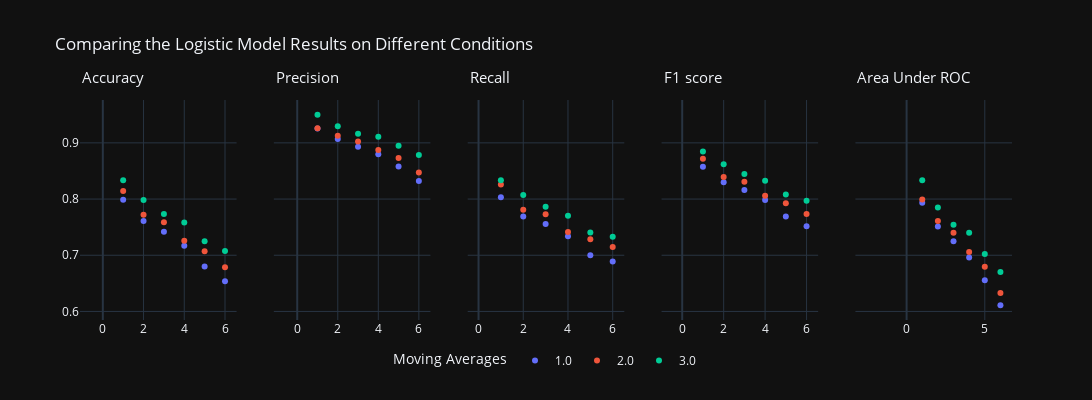
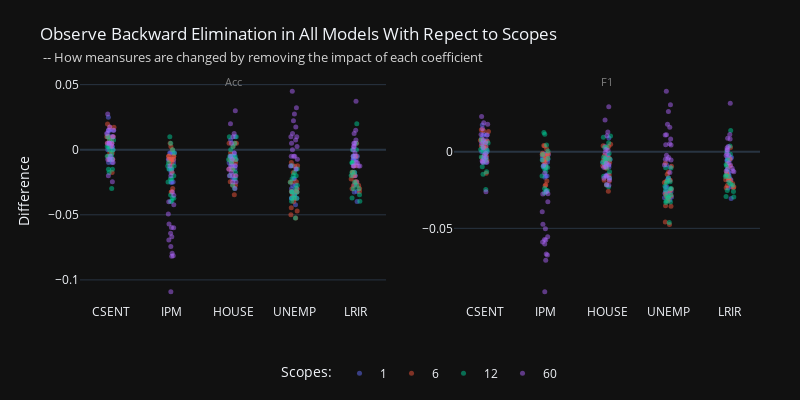
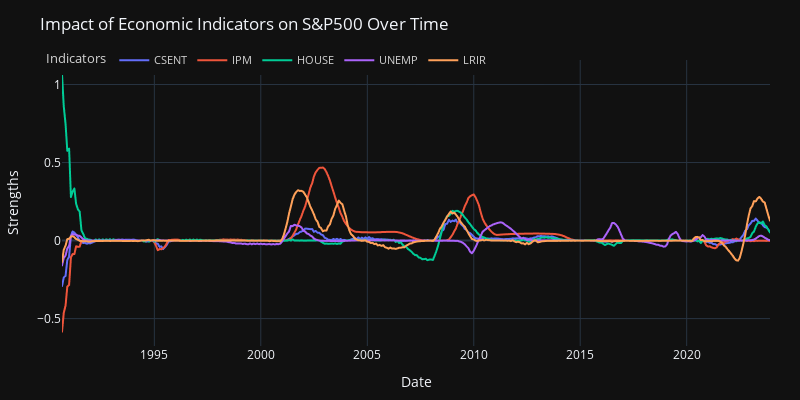

Notebook code for these charts, in order:
### Markdown cell above
### Logistic Regression

### Code cell
# comparing model performance & backward elimination test
fig2_1, fig2_2, fig2_3 = PA.model_learning([1, 6, 12, 60], model='LogR')

horizon_plots(fig2_1, 'Logistic Model', shared_yaxes=True).show()
fig2_2.show()
fig2_3.show()

### Figure 1 — Plotly figure (JSON) as saved in the notebook; plotly's stock layout.template omitted (floating-point values rounded to 4 significant figures)
{"data": [{"hovertemplate": "MA=1.0<br>FP=%{x}<br>ACC=%{y}<extra></extra>", "legendgroup": "1.0", "marker": {"color": "#636efa", "symbol": "circle"}, "mode": "markers", "name": "1.0", "orientation": "v", "showlegend": true, "type": "scatter", "x": [1, 2, 3, 4, 5, 6], "xaxis": "x", "y": [0.7988, 0.7611, 0.7419, 0.717, 0.6802, 0.6538], "yaxis": "y"}, {"hovertemplate": "MA=2.0<br>FP=%{x}<br>ACC=%{y}<extra></extra>", "legendgroup": "2.0", "marker": {"color": "#EF553B", "symbol": "circle"}, "mode": "markers", "name": "2.0", "orientation": "v", "showlegend": true, "type": "scatter", "x": [1, 2, 3, 4, 5, 6], "xaxis": "x", "y": [0.8142, 0.7723, 0.7587, 0.7257, 0.707, 0.6787], "yaxis": "y"}, {"hovertemplate": "MA=3.0<br>FP=%{x}<br>ACC=%{y}<extra></extra>", "legendgroup": "3.0", "marker": {"color": "#00cc96", "symbol": "circle"}, "mode": "markers", "name": "3.0", "orientation": "v", "showlegend": true, "type": "scatter", "x": [1, 2, 3, 4, 5, 6], "xaxis": "x", "y": [0.8333, 0.7983, 0.7736, 0.7581, 0.7251, 0.7075], "yaxis": "y"}, {"hovertemplate": "MA=1.0<br>FP=%{x}<br>PRE=%{y}<extra></extra>", "legendgroup": "1.0", "marker": {"color": "#636efa", "symbol": "circle"}, "mode": "markers", "name": "1.0", "orientation": "v", "showlegend": false, "type": "scatter", "x": [1, 2, 3, 4, 5, 6], "xaxis": "x2", "y": [0.9258, 0.9069, 0.8929, 0.8796, 0.858, 0.832], "yaxis": "y2"}, {"hovertemplate": "MA=2.0<br>FP=%{x}<br>PRE=%{y}<extra></extra>", "legendgroup": "2.0", "marker": {"color": "#EF553B", "symbol": "circle"}, "mode": "markers", "name": "2.0", "orientation": "v", "showlegend": false, "type": "scatter", "x": [1, 2, 3, 4, 5, 6], "xaxis": "x2", "y": [0.9259, 0.9126, 0.9023, 0.8871, 0.8729, 0.8473], "yaxis": "y2"}, {"hovertemplate": "MA=3.0<br>FP=%{x}<br>PRE=%{y}<extra></extra>", "legendgroup": "3.0", "marker": {"color": "#00cc96", "symbol": "circle"}, "mode": "markers", "name": "3.0", "orientation": "v", "showlegend": false, "type": "scatter", "x": [1, 2, 3, 4, 5, 6], "xaxis": "x2", "y": [0.95, 0.9294, 0.9162, 0.9109, 0.8949, 0.8782], "yaxis": "y2"}, {"hovertemplate": "MA=1.0<br>FP=%{x}<br>REC=%{y}<extra></extra>", "legendgroup": "1.0", "marker": {"color": "#636efa", "symbol": "circle"}, "mode": "markers", "name": "1.0", "orientation": "v", "showlegend": false, "type": "scatter", "x": [1, 2, 3, 4, 5, 6], "xaxis": "x3", "y": [0.8032, 0.7691, 0.7556, 0.734, 0.7002, 0.6887], "yaxis": "y3"}, {"hovertemplate": "MA=2.0<br>FP=%{x}<br>REC=%{y}<extra></extra>", "legendgroup": "2.0", "marker": {"color": "#EF553B", "symbol": "circle"}, "mode": "markers", "name": "2.0", "orientation": "v", "showlegend": false, "type": "scatter", "x": [1, 2, 3, 4, 5, 6], "xaxis": "x3", "y": [0.8257, 0.7809, 0.773, 0.7412, 0.7284, 0.7147], "yaxis": "y3"}, {"hovertemplate": "MA=3.0<br>FP=%{x}<br>REC=%{y}<extra></extra>", "legendgroup": "3.0", "marker": {"color": "#00cc96", "symbol": "circle"}, "mode": "markers", "name": "3.0", "orientation": "v", "showlegend": false, "type": "scatter", "x": [1, 2, 3, 4, 5, 6], "xaxis": "x3", "y": [0.8333, 0.8073, 0.7865, 0.7702, 0.7406, 0.7328], "yaxis": "y3"}, {"hovertemplate": "MA=1.0<br>FP=%{x}<br>F1=%{y}<extra></extra>", "legendgroup": "1.0", "marker": {"color": "#636efa", "symbol": "circle"}, "mode": "markers", "name": "1.0", "orientation": "v", "showlegend": false, "type": "scatter", "x": [1, 2, 3, 4, 5, 6], "xaxis": "x4", "y": [0.8577, 0.8299, 0.8163, 0.7984, 0.7687, 0.7514], "yaxis": "y4"}, {"hovertemplate": "MA=2.0<br>FP=%{x}<br>F1=%{y}<extra></extra>", "legendgroup": "2.0", "marker": {"color": "#EF553B", "symbol": "circle"}, "mode": "markers", "name": "2.0", "orientation": "v", "showlegend": false, "type": "scatter", "x": [1, 2, 3, 4, 5, 6], "xaxis": "x4", "y": [0.8716, 0.8393, 0.8308, 0.806, 0.7925, 0.7735], "yaxis": "y4"}, {"hovertemplate": "MA=3.0<br>FP=%{x}<br>F1=%{y}<extra></extra>", "legendgroup": "3.0", "marker": {"color": "#00cc96", "symbol": "circle"}, "mode": "markers", "name": "3.0", "orientation": "v", "showlegend": false, "type": "scatter", "x": [1, 2, 3, 4, 5, 6], "xaxis": "x4", "y": [0.8847, 0.8619, 0.8444, 0.8324, 0.8079, 0.7968], "yaxis": "y4"}, {"hovertemplate": "MA=1.0<br>FP=%{x}<br>AUC=%{y}<extra></extra>", "legendgroup": "1.0", "marker": {"color": "#636efa", "symbol": "circle"}, "mode": "markers", "name": "1.0", "orientation": "v", "showlegend": false, "type": "scatter", "x": [1, 2, 3, 4, 5, 6], "xaxis": "x5", "y": [0.7933, 0.7512, 0.725, 0.6962, 0.6556, 0.611], "yaxis": "y5"}, {"hovertemplate": "MA=2.0<br>FP=%{x}<br>AUC=%{y}<extra></extra>", "legendgroup": "2.0", "marker": {"color": "#EF553B", "symbol": "circle"}, "mode": "markers", "name": "2.0", "orientation": "v", "showlegend": false, "type": "scatter", "x": [1, 2, 3, 4, 5, 6], "xaxis": "x5", "y": [0.7992, 0.7612, 0.7402, 0.7058, 0.6796, 0.6329], "yaxis": "y5"}, {"hovertemplate": "MA=3.0<br>FP=%{x}<br>AUC=%{y}<extra></extra>", "legendgroup": "3.0", "marker": {"color": "#00cc96", "symbol": "circle"}, "mode": "markers", "name": "3.0", "orientation": "v", "showlegend": false, "type": "scatter", "x": [1, 2, 3, 4, 5, 6], "xaxis": "x5", "y": [0.8333, 0.7848, 0.7544, 0.7401, 0.7021, 0.6704], "yaxis": "y5"}], "layout": {"annotations": [{"font": {"size": 15}, "showarrow": false, "text": "Accuracy", "x": 0.5, "xanchor": "center", "xref": "x", "y": 1.05, "yanchor": "bottom", "yref": "paper"}, {"font": {"size": 15}, "showarrow": false, "text": "Precision", "x": 0.5, "xanchor": "center", "xref": "x2", "y": 1.05, "yanchor": "bottom", "yref": "paper"}, {"font": {"size": 15}, "showarrow": false, "text": "Recall", "x": 0.5, "xanchor": "center", "xref": "x3", "y": 1.05, "yanchor": "bottom", "yref": "paper"}, {"font": {"size": 15}, "showarrow": false, "text": "F1 score", "x": 0.5, "xanchor": "center", "xref": "x4", "y": 1.05, "yanchor": "bottom", "yref": "paper"}, {"font": {"size": 15}, "showarrow": false, "text": "Area Under ROC", "x": 0.5, "xanchor": "center", "xref": "x5", "y": 1.05, "yanchor": "bottom", "yref": "paper"}], "height": 400, "legend": {"orientation": "h", "title": {"text": "Moving Averages"}, "x": 0.5, "xanchor": "center", "y": -0.25, "yanchor": "bottom"}, "title": {"text": "Comparing the Logistic Model Results on Different Conditions"}, "width": 1550, "xaxis": {"anchor": "y", "domain": [0, 0.168]}, "xaxis2": {"anchor": "y2", "domain": [0.208, 0.376]}, "xaxis3": {"anchor": "y3", "domain": [0.416, 0.584]}, "xaxis4": {"anchor": "y4", "domain": [0.624, 0.792]}, "xaxis5": {"anchor": "y5", "domain": [0.832, 1]}, "yaxis": {"anchor": "x", "domain": [0, 1]}, "yaxis2": {"anchor": "x2", "domain": [0, 1], "matches": "y", "showticklabels": false}, "yaxis3": {"anchor": "x3", "domain": [0, 1], "matches": "y", "showticklabels": false}, "yaxis4": {"anchor": "x4", "domain": [0, 1], "matches": "y", "showticklabels": false}, "yaxis5": {"anchor": "x5", "domain": [0, 1], "matches": "y", "showticklabels": false}}}

### Figure 2 — Plotly figure (JSON) as saved in the notebook; plotly's stock layout.template omitted (floating-point values rounded to 4 significant figures)
{"data": [{"alignmentgroup": "True", "boxpoints": "all", "fillcolor": "rgba(255,255,255,0)", "hoveron": "points", "hovertemplate": "sc=1<br>theta=%{x}<br>diff=%{y}<extra></extra>", "legendgroup": "1", "line": {"color": "rgba(255,255,255,0)"}, "marker": {"color": "#636efa", "opacity": 0.5, "size": 5}, "name": "1", "offsetgroup": "1", "orientation": "v", "pointpos": 0, "showlegend": true, "type": "box", "x": ["CSENT", "IPM", "HOUSE", "UNEMP", "LRIR", "CSENT", "IPM", "HOUSE", "UNEMP", "LRIR", "CSENT", "IPM", "HOUSE", "UNEMP", "LRIR", "CSENT", "IPM", "HOUSE", "UNEMP", "LRIR", "CSENT", "IPM", "HOUSE", "UNEMP", "LRIR", "CSENT", "IPM", "HOUSE", "UNEMP", "LRIR", "CSENT", "IPM", "HOUSE", "UNEMP", "LRIR", "CSENT", "IPM", "HOUSE", "UNEMP", "LRIR", "CSENT", "IPM", "HOUSE", "UNEMP", "LRIR", "CSENT", "IPM", "HOUSE", "UNEMP", "LRIR", "CSENT", "IPM", "HOUSE", "UNEMP", "LRIR", "CSENT", "IPM", "HOUSE", "UNEMP", "LRIR", "CSENT", "IPM", "HOUSE", "UNEMP", "LRIR", "CSENT", "IPM", "HOUSE", "UNEMP", "LRIR", "CSENT", "IPM", "HOUSE", "UNEMP", "LRIR", "CSENT", "IPM", "HOUSE", "UNEMP", "LRIR", "CSENT", "IPM", "HOUSE", "UNEMP", "LRIR", "CSENT", "IPM", "HOUSE", "UNEMP", "LRIR"], "x0": " ", "xaxis": "x", "y": [-0.009877, -0.002469, -0.007407, -0.0321, -0.0321, 0.00495, -0.007426, -0.00495, -0.02228, -0.007426, 0.009926, -0.002481, -0.009926, -0.02233, -0.01737, 0.01493, -0.01493, -0.01244, -0.03731, -0.004975, 0.02494, -0.007481, -0.004988, -0.02993, -0.01995, 0.01, -0.0175, 0.0075, -0.0275, -0.005, 0, -0.007407, -0.01481, -0.02716, -0.02716, 0.01238, -0.002475, -0.002475, -0.03218, -0.02475, 0, -0.009926, -0.01241, -0.03474, -0.007444, 0.01493, -0.007463, -0.00995, -0.03731, -0.0398, 0.002494, -0.01496, 0.009975, -0.03242, -0.004988, 0.01, -0.0175, -0.005, -0.03, -0.02, -0.009877, -0.01481, -0.01235, -0.01481, -0.007407, 0.009901, -0.002475, -0.007426, -0.01238, -0.0198, 0.004963, -0.007444, -0.009926, -0.03722, -0.01985, 0.002488, -0.02488, -0.02239, -0.04229, -0.02488, 0.002494, -0.02494, -0.02244, -0.03491, -0.03242, 0.015, -0.025, -0.005, -0.0325, -0.0075], "y0": " ", "yaxis": "y"}, {"alignmentgroup": "True", "boxpoints": "all", "fillcolor": "rgba(255,255,255,0)", "hoveron": "points", "hovertemplate": "sc=1<br>theta=%{x}<br>diff=%{y}<extra></extra>", "legendgroup": "1", "line": {"color": "rgba(255,255,255,0)"}, "marker": {"color": "#636efa", "opacity": 0.5, "size": 5}, "name": "1", "offsetgroup": "1", "orientation": "v", "pointpos": 0, "showlegend": false, "type": "box", "x": ["CSENT", "IPM", "HOUSE", "UNEMP", "LRIR", "CSENT", "IPM", "HOUSE", "UNEMP", "LRIR", "CSENT", "IPM", "HOUSE", "UNEMP", "LRIR", "CSENT", "IPM", "HOUSE", "UNEMP", "LRIR", "CSENT", "IPM", "HOUSE", "UNEMP", "LRIR", "CSENT", "IPM", "HOUSE", "UNEMP", "LRIR", "CSENT", "IPM", "HOUSE", "UNEMP", "LRIR", "CSENT", "IPM", "HOUSE", "UNEMP", "LRIR", "CSENT", "IPM", "HOUSE", "UNEMP", "LRIR", "CSENT", "IPM", "HOUSE", "UNEMP", "LRIR", "CSENT", "IPM", "HOUSE", "UNEMP", "LRIR", "CSENT", "IPM", "HOUSE", "UNEMP", "LRIR", "CSENT", "IPM", "HOUSE", "UNEMP", "LRIR", "CSENT", "IPM", "HOUSE", "UNEMP", "LRIR", "CSENT", "IPM", "HOUSE", "UNEMP", "LRIR", "CSENT", "IPM", "HOUSE", "UNEMP", "LRIR", "CSENT", "IPM", "HOUSE", "UNEMP", "LRIR", "CSENT", "IPM", "HOUSE", "UNEMP", "LRIR"], "x0": " ", "xaxis": "x2", "y": [-0.006847, -0.001704, -0.005127, -0.02285, -0.02285, 0.003542, -0.005356, -0.00388, -0.01695, -0.005678, 0.007293, -0.001838, -0.007789, -0.01808, -0.01342, 0.01137, -0.009036, -0.008123, -0.03004, -0.00384, 0.01751, -0.003289, -0.003824, -0.02447, -0.01599, 0.006689, -0.01019, 0.003621, -0.02595, -0.003928, 0, -0.004967, -0.009982, -0.01863, -0.01845, 0.008675, -0.001752, -0.002021, -0.02323, -0.01778, 0, -0.006872, -0.008686, -0.02612, -0.005753, 0.01104, -0.005172, -0.007045, -0.02962, -0.03053, 0.002371, -0.008482, 0.008907, -0.02706, -0.003824, 0.006612, -0.01022, -0.003306, -0.02516, -0.0149, -0.006484, -0.009756, -0.008117, -0.009899, -0.005111, 0.006747, -0.0017, -0.005117, -0.008555, -0.01375, 0.00347, -0.005246, -0.007006, -0.02675, -0.0141, 0.0018, -0.01667, -0.01524, -0.03153, -0.01833, 0.001815, -0.01576, -0.01525, -0.02703, -0.02366, 0.0106, -0.01582, -0.004633, -0.02676, -0.006048], "y0": " ", "yaxis": "y2"}, {"alignmentgroup": "True", "boxpoints": "all", "fillcolor": "rgba(255,255,255,0)", "hoveron": "points", "hovertemplate": "sc=6<br>theta=%{x}<br>diff=%{y}<extra></extra>", "legendgroup": "6", "line": {"color": "rgba(255,255,255,0)"}, "marker": {"color": "#EF553B", "opacity": 0.5, "size": 5}, "name": "6", "offsetgroup": "6", "orientation": "v", "pointpos": 0, "showlegend": true, "type": "box", "x": ["CSENT", "IPM", "HOUSE", "UNEMP", "LRIR", "CSENT", "IPM", "HOUSE", "UNEMP", "LRIR", "CSENT", "IPM", "HOUSE", "UNEMP", "LRIR", "CSENT", "IPM", "HOUSE", "UNEMP", "LRIR", "CSENT", "IPM", "HOUSE", "UNEMP", "LRIR", "CSENT", "IPM", "HOUSE", "UNEMP", "LRIR", "CSENT", "IPM", "HOUSE", "UNEMP", "LRIR", "CSENT", "IPM", "HOUSE", "UNEMP", "LRIR", "CSENT", "IPM", "HOUSE", "UNEMP", "LRIR", "CSENT", "IPM", "HOUSE", "UNEMP", "LRIR", "CSENT", "IPM", "HOUSE", "UNEMP", "LRIR", "CSENT", "IPM", "HOUSE", "UNEMP", "LRIR", "CSENT", "IPM", "HOUSE", "UNEMP", "LRIR", "CSENT", "IPM", "HOUSE", "UNEMP", "LRIR", "CSENT", "IPM", "HOUSE", "UNEMP", "LRIR", "CSENT", "IPM", "HOUSE", "UNEMP", "LRIR", "CSENT", "IPM", "HOUSE", "UNEMP", "LRIR", "CSENT", "IPM", "HOUSE", "UNEMP", "LRIR"], "x0": " ", "xaxis": "x", "y": [0.004938, 0.004938, -0.02469, -0.0321, -0.02469, 0.01733, -0.009901, -0.02723, -0.04455, -0.01238, 0.007444, -0.004963, -0.01489, -0.0397, -0.01985, -0.002488, -0.01244, -0.007463, -0.01244, -0.00995, 0.007481, 0, -0.01496, -0.05237, -0.02743, -0.0175, -0.0325, 0.005, -0.03, -0.02, -0.007407, 0.002469, -0.01975, -0.02469, -0.01235, 0.0198, -0.007426, -0.03465, -0.009901, -0.0297, 0.002481, -0.009926, 0.002481, -0.02481, -0.004963, 0.00995, -0.01741, -0.00995, -0.03483, -0.02736, -0.004988, -0.007481, -0.007481, -0.01746, -0.02244, 0.01, -0.005, -0.0075, -0.05, -0.0175, 0.004938, -0.004938, -0.009877, -0.01235, -0.02469, 0.009901, -0.00495, -0.01485, -0.03218, -0.03218, 0.004963, -0.03226, -0.002481, -0.04715, -0.01737, -0.007463, -0.02985, -0.02736, -0.02488, -0.01741, 0.01746, -0.007481, 0.004988, -0.03741, 0.004988, -0.0025, -0.0075, 0.005, -0.0325, -0.03], "y0": " ", "yaxis": "y"}, {"alignmentgroup": "True", "boxpoints": "all", "fillcolor": "rgba(255,255,255,0)", "hoveron": "points", "hovertemplate": "sc=6<br>theta=%{x}<br>diff=%{y}<extra></extra>", "legendgroup": "6", "line": {"color": "rgba(255,255,255,0)"}, "marker": {"color": "#EF553B", "opacity": 0.5, "size": 5}, "name": "6", "offsetgroup": "6", "orientation": "v", "pointpos": 0, "showlegend": false, "type": "box", "x": ["CSENT", "IPM", "HOUSE", "UNEMP", "LRIR", "CSENT", "IPM", "HOUSE", "UNEMP", "LRIR", "CSENT", "IPM", "HOUSE", "UNEMP", "LRIR", "CSENT", "IPM", "HOUSE", "UNEMP", "LRIR", "CSENT", "IPM", "HOUSE", "UNEMP", "LRIR", "CSENT", "IPM", "HOUSE", "UNEMP", "LRIR", "CSENT", "IPM", "HOUSE", "UNEMP", "LRIR", "CSENT", "IPM", "HOUSE", "UNEMP", "LRIR", "CSENT", "IPM", "HOUSE", "UNEMP", "LRIR", "CSENT", "IPM", "HOUSE", "UNEMP", "LRIR", "CSENT", "IPM", "HOUSE", "UNEMP", "LRIR", "CSENT", "IPM", "HOUSE", "UNEMP", "LRIR", "CSENT", "IPM", "HOUSE", "UNEMP", "LRIR", "CSENT", "IPM", "HOUSE", "UNEMP", "LRIR", "CSENT", "IPM", "HOUSE", "UNEMP", "LRIR", "CSENT", "IPM", "HOUSE", "UNEMP", "LRIR", "CSENT", "IPM", "HOUSE", "UNEMP", "LRIR", "CSENT", "IPM", "HOUSE", "UNEMP", "LRIR"], "x0": " ", "xaxis": "x2", "y": [0.003727, 0.003727, -0.01902, -0.0258, -0.01857, 0.01378, -0.00635, -0.02168, -0.03532, -0.009261, 0.006291, -0.0009246, -0.01075, -0.03208, -0.01526, -0.002585, -0.007089, -0.005441, -0.0132, -0.008058, 0.006268, 0.004029, -0.009109, -0.04757, -0.02278, -0.0141, -0.02212, 0.00491, -0.02747, -0.01706, -0.005509, 0.001824, -0.0152, -0.01858, -0.009574, 0.01443, -0.004797, -0.02584, -0.007542, -0.02343, 0.002342, -0.004845, 0.002342, -0.01936, -0.004755, 0.007784, -0.009897, -0.00678, -0.02938, -0.02074, -0.003982, -0.001948, -0.005983, -0.01468, -0.01878, 0.006814, -0.0006356, -0.004054, -0.04593, -0.01602, 0.003507, -0.00383, -0.007082, -0.009508, -0.01823, 0.00746, -0.002562, -0.01052, -0.02431, -0.02346, 0.003666, -0.02158, -0.002244, -0.03554, -0.01436, -0.005965, -0.01914, -0.01867, -0.02011, -0.01301, 0.0132, -0.00177, 0.003378, -0.03056, 0.002794, -0.003125, -0.001845, 0.003902, -0.02874, -0.022], "y0": " ", "yaxis": "y2"}, {"alignmentgroup": "True", "boxpoints": "all", "fillcolor": "rgba(255,255,255,0)", "hoveron": "points", "hovertemplate": "sc=12<br>theta=%{x}<br>diff=%{y}<extra></extra>", "legendgroup": "12", "line": {"color": "rgba(255,255,255,0)"}, "marker": {"color": "#00cc96", "opacity": 0.5, "size": 5}, "name": "12", "offsetgroup": "12", "orientation": "v", "pointpos": 0, "showlegend": true, "type": "box", "x": ["CSENT", "IPM", "HOUSE", "UNEMP", "LRIR", "CSENT", "IPM", "HOUSE", "UNEMP", "LRIR", "CSENT", "IPM", "HOUSE", "UNEMP", "LRIR", "CSENT", "IPM", "HOUSE", "UNEMP", "LRIR", "CSENT", "IPM", "HOUSE", "UNEMP", "LRIR", "CSENT", "IPM", "HOUSE", "UNEMP", "LRIR", "CSENT", "IPM", "HOUSE", "UNEMP", "LRIR", "CSENT", "IPM", "HOUSE", "UNEMP", "LRIR", "CSENT", "IPM", "HOUSE", "UNEMP", "LRIR", "CSENT", "IPM", "HOUSE", "UNEMP", "LRIR", "CSENT", "IPM", "HOUSE", "UNEMP", "LRIR", "CSENT", "IPM", "HOUSE", "UNEMP", "LRIR", "CSENT", "IPM", "HOUSE", "UNEMP", "LRIR", "CSENT", "IPM", "HOUSE", "UNEMP", "LRIR", "CSENT", "IPM", "HOUSE", "UNEMP", "LRIR", "CSENT", "IPM", "HOUSE", "UNEMP", "LRIR", "CSENT", "IPM", "HOUSE", "UNEMP", "LRIR", "CSENT", "IPM", "HOUSE", "UNEMP", "LRIR"], "x0": " ", "xaxis": "x", "y": [0, 0, -0.02716, -0.02963, -0.01975, -0.00495, -0.03713, -0.007426, -0.0396, -0.02723, -0.02978, -0.03474, -0.02233, -0.02233, -0.01737, -0.01741, -0.0199, -0.004975, -0.03731, 0.0199, 0.009975, 0.004988, 0.009975, -0.01995, 0, -0.005, -0.0025, 0.01, -0.0175, -0.01, 0.007407, -0.01481, -0.01975, -0.01235, -0.03704, 0.002475, -0.02228, -0.00495, -0.03713, -0.00495, 0.002481, -0.02481, -0.009926, -0.03474, 0, -0.01493, -0.01244, -0.02985, -0.02736, -0.01741, 0, -0.009975, 0, -0.02494, -0.02993, -0.015, -0.0125, -0.005, -0.0325, -0.03, -0.007407, -0.01481, -0.01728, -0.01481, -0.03457, -0.002475, -0.0396, -0.007426, -0.03713, -0.0396, 0.007444, -0.03722, -0.01489, -0.01985, 0.004963, -0.007463, -0.0398, 0.004975, -0.03234, -0.00995, -0.004988, -0.02244, -0.007481, -0.03242, -0.009975, -0.0075, 0.01, 0.0025, -0.0525, -0.025], "y0": " ", "yaxis": "y"}, {"alignmentgroup": "True", "boxpoints": "all", "fillcolor": "rgba(255,255,255,0)", "hoveron": "points", "hovertemplate": "sc=12<br>theta=%{x}<br>diff=%{y}<extra></extra>", "legendgroup": "12", "line": {"color": "rgba(255,255,255,0)"}, "marker": {"color": "#00cc96", "opacity": 0.5, "size": 5}, "name": "12", "offsetgroup": "12", "orientation": "v", "pointpos": 0, "showlegend": false, "type": "box", "x": ["CSENT", "IPM", "HOUSE", "UNEMP", "LRIR", "CSENT", "IPM", "HOUSE", "UNEMP", "LRIR", "CSENT", "IPM", "HOUSE", "UNEMP", "LRIR", "CSENT", "IPM", "HOUSE", "UNEMP", "LRIR", "CSENT", "IPM", "HOUSE", "UNEMP", "LRIR", "CSENT", "IPM", "HOUSE", "UNEMP", "LRIR", "CSENT", "IPM", "HOUSE", "UNEMP", "LRIR", "CSENT", "IPM", "HOUSE", "UNEMP", "LRIR", "CSENT", "IPM", "HOUSE", "UNEMP", "LRIR", "CSENT", "IPM", "HOUSE", "UNEMP", "LRIR", "CSENT", "IPM", "HOUSE", "UNEMP", "LRIR", "CSENT", "IPM", "HOUSE", "UNEMP", "LRIR", "CSENT", "IPM", "HOUSE", "UNEMP", "LRIR", "CSENT", "IPM", "HOUSE", "UNEMP", "LRIR", "CSENT", "IPM", "HOUSE", "UNEMP", "LRIR", "CSENT", "IPM", "HOUSE", "UNEMP", "LRIR", "CSENT", "IPM", "HOUSE", "UNEMP", "LRIR", "CSENT", "IPM", "HOUSE", "UNEMP", "LRIR"], "x0": " ", "xaxis": "x2", "y": [0.0009441, 0.0004737, -0.02163, -0.0242, -0.01619, -0.003431, -0.0254, -0.007835, -0.03221, -0.02112, -0.02466, -0.02401, -0.01707, -0.02042, -0.01623, -0.01469, -0.01033, -0.004856, -0.03275, 0.01389, 0.007885, 0.01147, 0.009479, -0.01957, -0.001678, -0.00354, 0.004455, 0.01032, -0.01924, -0.01151, 0.005678, -0.009564, -0.01594, -0.01058, -0.02927, 0.003064, -0.01273, -0.004558, -0.02861, -0.005131, 0.0002188, -0.01582, -0.006849, -0.02957, 0, -0.009839, -0.005408, -0.02289, -0.02404, -0.01519, 0.001484, -0.001754, 0.002948, -0.02253, -0.02191, -0.01297, -0.004354, -0.001137, -0.03305, -0.02533, -0.004389, -0.009414, -0.01298, -0.01045, -0.02593, -0.0009906, -0.02632, -0.006066, -0.03026, -0.02949, 0.006174, -0.02521, -0.0105, -0.01717, 0.003806, -0.005301, -0.02685, 0.005848, -0.02512, -0.008349, -0.003962, -0.01125, -0.00361, -0.02829, -0.009163, -0.006867, 0.01252, 0.002706, -0.04625, -0.02004], "y0": " ", "yaxis": "y2"}, {"alignmentgroup": "True", "boxpoints": "all", "fillcolor": "rgba(255,255,255,0)", "hoveron": "points", "hovertemplate": "sc=60<br>theta=%{x}<br>diff=%{y}<extra></extra>", "legendgroup": "60", "line": {"color": "rgba(255,255,255,0)"}, "marker": {"color": "#ab63fa", "opacity": 0.5, "size": 5}, "name": "60", "offsetgroup": "60", "orientation": "v", "pointpos": 0, "showlegend": true, "type": "box", "x": ["CSENT", "IPM", "HOUSE", "UNEMP", "LRIR", "CSENT", "IPM", "HOUSE", "UNEMP", "LRIR", "CSENT", "IPM", "HOUSE", "UNEMP", "LRIR", "CSENT", "IPM", "HOUSE", "UNEMP", "LRIR", "CSENT", "IPM", "HOUSE", "UNEMP", "LRIR", "CSENT", "IPM", "HOUSE", "UNEMP", "LRIR", "CSENT", "IPM", "HOUSE", "UNEMP", "LRIR", "CSENT", "IPM", "HOUSE", "UNEMP", "LRIR", "CSENT", "IPM", "HOUSE", "UNEMP", "LRIR", "CSENT", "IPM", "HOUSE", "UNEMP", "LRIR", "CSENT", "IPM", "HOUSE", "UNEMP", "LRIR", "CSENT", "IPM", "HOUSE", "UNEMP", "LRIR", "CSENT", "IPM", "HOUSE", "UNEMP", "LRIR", "CSENT", "IPM", "HOUSE", "UNEMP", "LRIR", "CSENT", "IPM", "HOUSE", "UNEMP", "LRIR", "CSENT", "IPM", "HOUSE", "UNEMP", "LRIR", "CSENT", "IPM", "HOUSE", "UNEMP", "LRIR", "CSENT", "IPM", "HOUSE", "UNEMP", "LRIR"], "x0": " ", "xaxis": "x", "y": [-0.007407, -0.0642, -0.01235, 0.004938, -0.009877, 0.00495, -0.06683, -0.00495, 0.03218, 0.00495, 0.002481, -0.05707, 0.004963, -0.004963, 0.01489, -0.0199, -0.04229, -0.02985, -0.004975, -0.01244, 0.01496, -0.01247, 0.01247, 0.01746, -0.004988, 0.01, -0.02, 0.01, 0.045, 0.0125, -0.02469, -0.08148, -0.01728, -0.007407, 0.002469, 0.01238, -0.06931, -0.02475, 0.002475, 0.002475, -0.007444, -0.1092, -0.02481, 0.02233, -0.01241, 0.004975, -0.0796, -0.0199, -0.01244, -0.01244, 0.01746, -0.05985, -0.01995, 0.009975, 0, -0.005, -0.035, 0.02, 0.0125, -0.0125, -0.009877, -0.04938, -0.007407, -0.01481, 0.004938, 0.00495, -0.07426, -0.0198, -0.00495, 0.007426, -0.007444, -0.08189, -0.01241, 0.009926, -0.002481, 0.01493, -0.0597, -0.002488, 0.02736, 0.03731, 0.004988, -0.0399, -0.01496, 0.007481, -0.009975, 0.0275, -0.0325, 0.03, 0, -0.005], "y0": " ", "yaxis": "y"}, {"alignmentgroup": "True", "boxpoints": "all", "fillcolor": "rgba(255,255,255,0)", "hoveron": "points", "hovertemplate": "sc=60<br>theta=%{x}<br>diff=%{y}<extra></extra>", "legendgroup": "60", "line": {"color": "rgba(255,255,255,0)"}, "marker": {"color": "#ab63fa", "opacity": 0.5, "size": 5}, "name": "60", "offsetgroup": "60", "orientation": "v", "pointpos": 0, "showlegend": false, "type": "box", "x": ["CSENT", "IPM", "HOUSE", "UNEMP", "LRIR", "CSENT", "IPM", "HOUSE", "UNEMP", "LRIR", "CSENT", "IPM", "HOUSE", "UNEMP", "LRIR", "CSENT", "IPM", "HOUSE", "UNEMP", "LRIR", "CSENT", "IPM", "HOUSE", "UNEMP", "LRIR", "CSENT", "IPM", "HOUSE", "UNEMP", "LRIR", "CSENT", "IPM", "HOUSE", "UNEMP", "LRIR", "CSENT", "IPM", "HOUSE", "UNEMP", "LRIR", "CSENT", "IPM", "HOUSE", "UNEMP", "LRIR", "CSENT", "IPM", "HOUSE", "UNEMP", "LRIR", "CSENT", "IPM", "HOUSE", "UNEMP", "LRIR", "CSENT", "IPM", "HOUSE", "UNEMP", "LRIR", "CSENT", "IPM", "HOUSE", "UNEMP", "LRIR", "CSENT", "IPM", "HOUSE", "UNEMP", "LRIR", "CSENT", "IPM", "HOUSE", "UNEMP", "LRIR", "CSENT", "IPM", "HOUSE", "UNEMP", "LRIR", "CSENT", "IPM", "HOUSE", "UNEMP", "LRIR", "CSENT", "IPM", "HOUSE", "UNEMP", "LRIR"], "x0": " ", "xaxis": "x2", "y": [-0.007004, -0.05729, -0.00972, 0.004626, -0.01237, 0.005862, -0.05769, -0.0004994, 0.03062, 0.002675, -0.0009916, -0.05895, 0.001481, -0.003759, 0.01128, -0.00689, -0.03265, -0.02138, -0.004927, -0.01119, 0.01791, -0.008906, 0.01284, 0.01791, -0.002481, 0.007663, -0.01385, 0.01043, 0.03957, 0.008884, -0.02614, -0.07088, -0.01737, -0.004856, 0.00134, 0.01073, -0.05547, -0.02182, 0.004387, 0.003377, -0.006019, -0.09147, -0.01838, 0.01608, -0.01073, 0.002642, -0.06671, -0.01584, -0.008666, -0.01306, 0.01894, -0.04733, -0.01017, 0.005199, -0.002306, -0.003745, -0.02754, 0.0207, 0.01113, -0.01253, -0.004574, -0.0392, -0.008578, -0.01361, 0.001018, 0.005293, -0.0603, -0.01714, -0.00537, 0.008329, -0.002059, -0.06733, -0.007557, 0.01087, -0.001327, 0.01497, -0.05025, 0.0007567, 0.02636, 0.03173, 0.01133, -0.02739, -0.01594, 0.008339, -0.008623, 0.02297, -0.02588, 0.02941, -0.002299, -0.0072], "y0": " ", "yaxis": "y2"}], "layout": {"annotations": [{"font": {"color": "grey", "size": 11}, "showarrow": false, "text": "Acc", "x": 0.225, "xanchor": "center", "xref": "paper", "y": 0.95, "yanchor": "bottom", "yref": "paper"}, {"font": {"color": "grey", "size": 11}, "showarrow": false, "text": "F1", "x": 0.775, "xanchor": "center", "xref": "paper", "y": 0.95, "yanchor": "bottom", "yref": "paper"}], "height": 400, "legend": {"orientation": "h", "title": {"text": "Scopes:"}, "x": 0.5, "xanchor": "center", "y": -0.25, "yanchor": "top"}, "margin": {"b": 60, "l": 80, "r": 40, "t": 80}, "title": {"text": "Observe Backward Elimination in All Models With Repect to Scopes<br><span style=\"font-size: 12.5px; color: lightgrey;\"> -- How meansures are changed by removing the impact of each coefficient</span>"}, "width": 800, "xaxis": {"anchor": "y", "domain": [0, 0.45]}, "xaxis2": {"anchor": "y2", "domain": [0.55, 1]}, "yaxis": {"anchor": "x", "domain": [0, 1], "title": {"text": "Difference"}}, "yaxis2": {"anchor": "x2", "domain": [0, 1]}}}

### Figure 3 — Plotly figure (JSON) as saved in the notebook; plotly's stock layout.template omitted (floating-point values rounded to 4 significant figures; data arrays with more than 128 entries replaced by an {"elided": "..."} marker saying what was removed)
{"data": [{"hovertemplate": "%{y}", "legendgroup": "CSENT", "line": {"color": "#636efa", "dash": "solid"}, "marker": {"symbol": "circle"}, "mode": "lines", "name": "CSENT", "showlegend": true, "type": "scattergl", "x": {"elided": "400 str values"}, "xaxis": "x", "y": {"elided": "400 float values"}, "yaxis": "y"}, {"hovertemplate": "%{y}", "legendgroup": "IPM", "line": {"color": "#EF553B", "dash": "solid"}, "marker": {"symbol": "circle"}, "mode": "lines", "name": "IPM", "showlegend": true, "type": "scattergl", "x": {"elided": "400 str values"}, "xaxis": "x", "y": {"elided": "400 float values"}, "yaxis": "y"}, {"hovertemplate": "%{y}", "legendgroup": "HOUSE", "line": {"color": "#00cc96", "dash": "solid"}, "marker": {"symbol": "circle"}, "mode": "lines", "name": "HOUSE", "showlegend": true, "type": "scattergl", "x": {"elided": "400 str values"}, "xaxis": "x", "y": {"elided": "400 float values"}, "yaxis": "y"}, {"hovertemplate": "%{y}", "legendgroup": "UNEMP", "line": {"color": "#ab63fa", "dash": "solid"}, "marker": {"symbol": "circle"}, "mode": "lines", "name": "UNEMP", "showlegend": true, "type": "scattergl", "x": {"elided": "400 str values"}, "xaxis": "x", "y": {"elided": "400 float values"}, "yaxis": "y"}, {"hovertemplate": "%{y}", "legendgroup": "LRIR", "line": {"color": "#FFA15A", "dash": "solid"}, "marker": {"symbol": "circle"}, "mode": "lines", "name": "LRIR", "showlegend": true, "type": "scattergl", "x": {"elided": "400 str values"}, "xaxis": "x", "y": {"elided": "400 float values"}, "yaxis": "y"}], "layout": {"height": 400, "hovermode": "x unified", "legend": {"font": {"color": "lightgray", "size": 11}, "orientation": "h", "title": {"text": "Indicators"}, "tracegroupgap": 0, "x": -0.025, "xanchor": "left", "y": 1.05, "yanchor": "top"}, "margin": {"b": 50, "l": 50, "r": 30, "t": 60}, "title": {"text": "Impact of Economic Indicators on S&P500 Over Time"}, "width": 800, "xaxis": {"anchor": "y", "domain": [0, 1], "title": {"text": "Date"}}, "yaxis": {"anchor": "x", "domain": [0, 1], "title": {"text": "Strengths"}}}}
